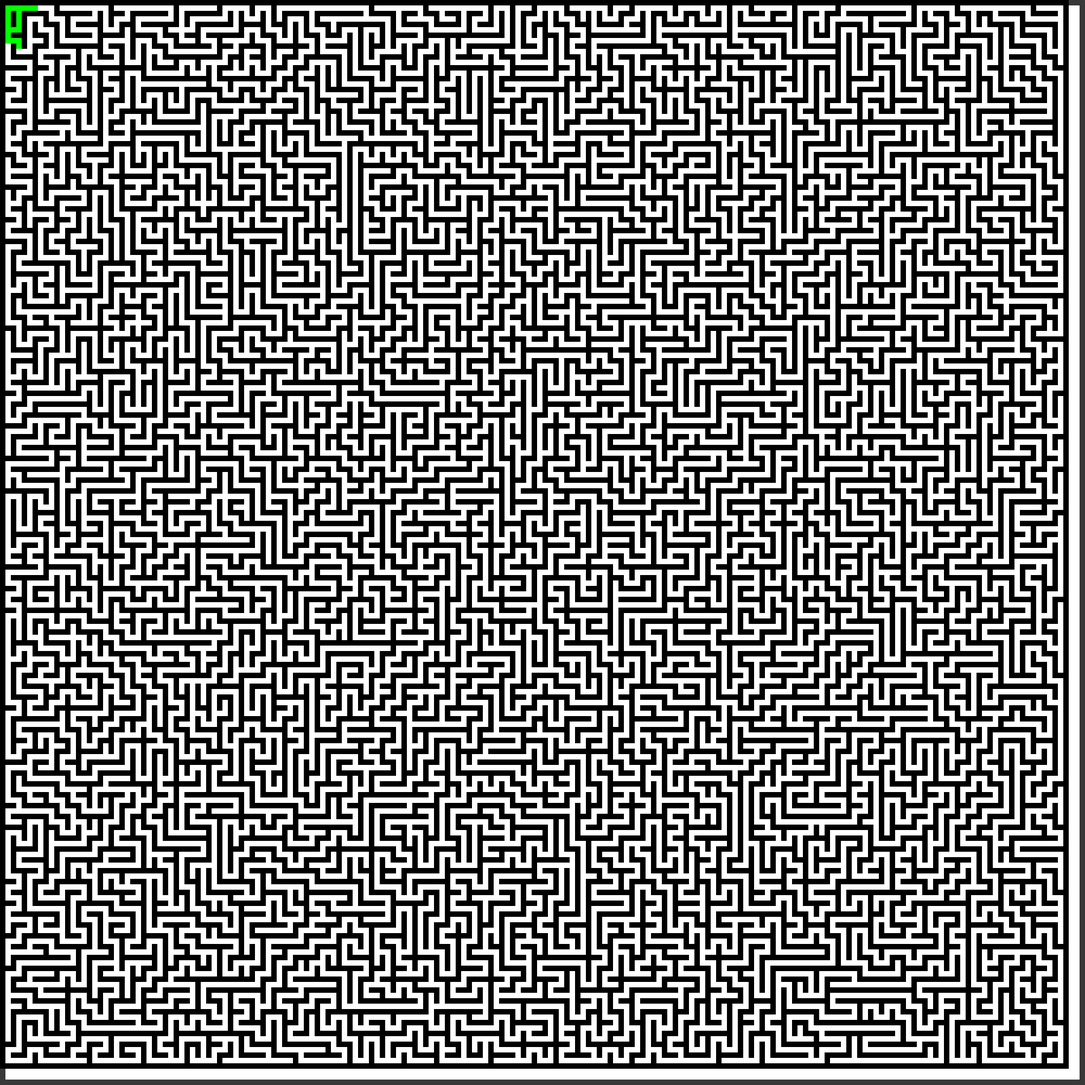
Frame 1 (no input)
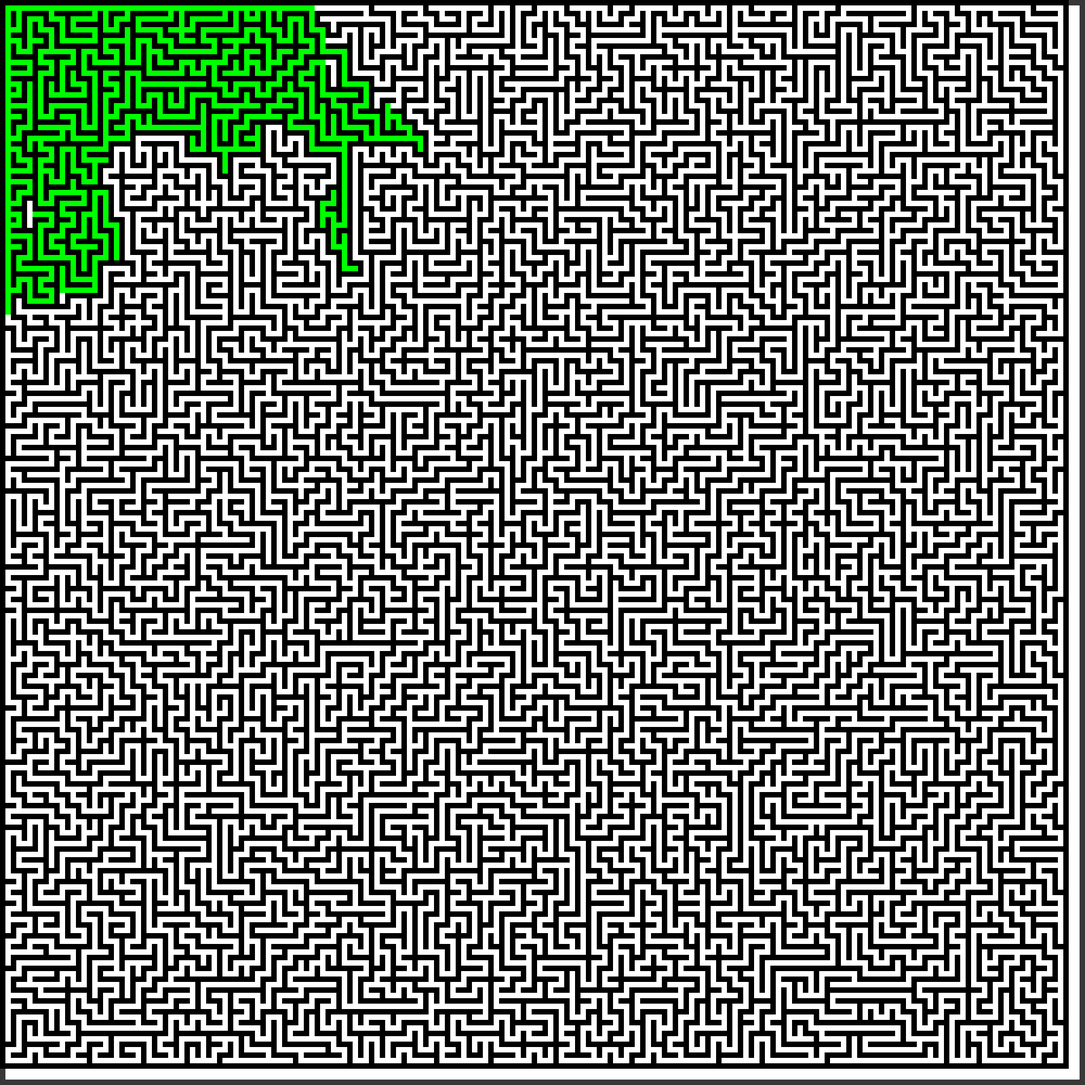
Frame 60 (no input)
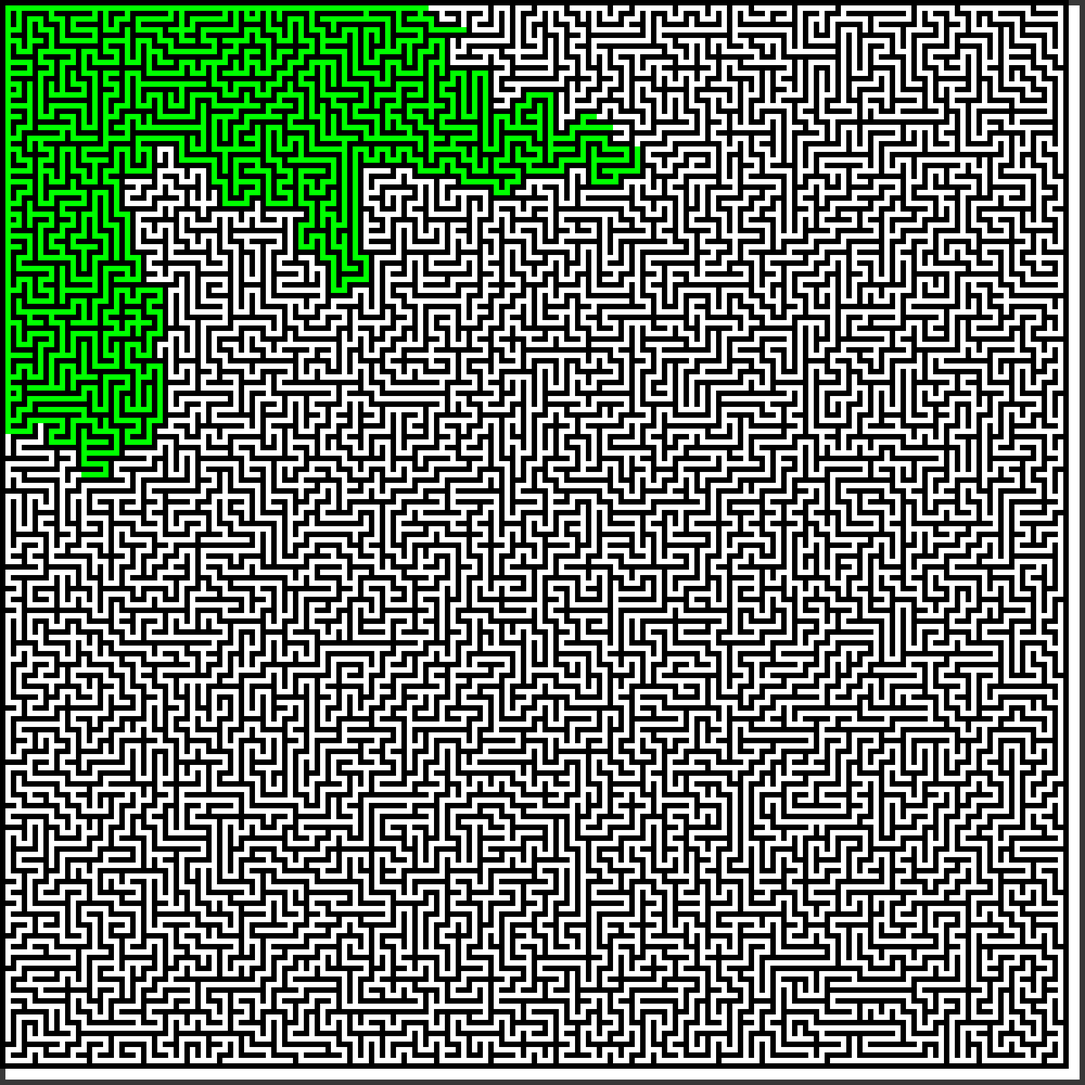
Frame 120 (the mouse pressed at the canvas centre since frame 60)

The p5.js sketch that drew these frames (run headless with seeded random() and noise() and a simulated clock; from frame 60 on, the mouse is pressed at the canvas centre):

// p5.js sketch
// ── sketch.js
let cells = []
let cellSize = 10
let W
let H

let start = [0, 0]
let end
let finish = false
let bestv = 100000;
let curr = [0, 0]
function setup() {
  createCanvas(2000, 2000);
  W = width/cellSize
  H = height/cellSize
  end = [(width-cellSize*3)/cellSize, (height-cellSize*3)/cellSize]
  end2 = [(width-cellSize*3)/cellSize-3, (height-cellSize*3)/cellSize-3]

  for (var x=cellSize;x<width-cellSize;x+=cellSize){

    let temp = []
    for (var y=cellSize;y<height-cellSize;y+=cellSize){
      temp.push(new Cell(x, y))
    }
    cells.push(temp)
  }

  cells[start[0]][start[1]].visitable = true

  for (var i=0;i<cells.length;i++){
    for (var j=0;j<cells[i].length;j++){
      cells[i][j].calculateCosts()

      if (random(0, 1) < 0.3){

      }
    }
  }

  background(56);
  showCells()
  fill(0, 0, 255)

  //----
  w = end[0]
  h = end[1]


  // initialize cells_
  for(let x=0; x<w; x++){
    cells_[x] = [];
    for(let y=0; y<h; y++){
      cells_[x][y] = new Cell_(x, y);
    }
  }
  // fix invalid neighbour indexing problem
  cells_[-1] = [];
  cells_[-2] = [];
  cells_[w] = [];
  cells_[w+1] = [];

  // initialize starting cell
  currCell = cells_[1][1];



  Maze()
  for (var i=0;i<cells.length;i++){
    for (var j=0;j<cells[i].length;j++){
      if (j==0){
        //cells[i][j].obstacle = true
      }
    }
  }
  cells[start[0]][start[1]].obstacle = false


}

function showCells(){
  for (var i=0;i<cells.length;i++){
    for (var j=0;j<cells[i].length;j++){
      cells[i][j].show()
    }
  }
}


function reconstruct(cameFrom, current){

}

function AStar(){
  let bestF = 10000000
  let bestIn = [0, 0]
  for (var i=0;i<cells.length;i++){
    for (var j=0;j<cells[i].length;j++){
      if (cells[i][j].visitable && !cells[i][j].expanded && !cells[i][j].obstacle){
        if (cells[i][j].f < bestF){
          bestF = cells[i][j].f
          bestIn = [i, j]
        }
      }

    }
  }
  let prev = []
  if (dist(end2[0], end2[1], bestIn[0], bestIn[1]) >= 2){
    cells[bestIn[0]][bestIn[1]].show()
    cells[bestIn[0]][bestIn[1]].visitable = false
    cells[bestIn[0]][bestIn[1]].expanded = true
    if (bestIn[0] > 0){
      if (!cells[bestIn[0]-1][bestIn[1]].expanded){
      cells[bestIn[0]-1][bestIn[1]].visitable = true

      cells[bestIn[0]-1][bestIn[1]].myPrev = bestIn
      }


    }
    if (bestIn[0] < (width-cellSize*3)/cellSize){
      if (!cells[bestIn[0]+1][bestIn[1]].expanded){
      cells[bestIn[0]+1][bestIn[1]].visitable = true

      cells[bestIn[0]+1][bestIn[1]].myPrev = bestIn
    }
    }

    if (bestIn[1] > 0){
      if (!cells[bestIn[0]][bestIn[1]-1].expanded){
      cells[bestIn[0]][bestIn[1]-1].visitable = true

      cells[bestIn[0]][bestIn[1]-1].myPrev = bestIn
    }
    }
    if (bestIn[1] < (height-cellSize*3)/cellSize){
      if (!cells[bestIn[0]][bestIn[1]+1].expanded){
      cells[bestIn[0]][bestIn[1]+1].visitable = true

      cells[bestIn[0]][bestIn[1]+1].myPrev = bestIn
    }
    }
    curr = bestIn

  }
  else{
    finish = true
  }



//   cells[bestIn[0]][bestIn[1]].visitable = false

//   cells[bestIn[0]][bestIn[1]+1].visitable = true
//   cells[bestIn[0]-1][bestIn[1]+1].visitable = true


}


function draw() {
  for (var i=0;i<20;i++){
    if (!finish){
      AStar()
    }
    else{
      let on = curr
      if (on != [0, 0]){

        fill(255, 255, 0)
        rect(cells[on[0]][on[1]].x, cells[on[0]][on[1]].y, cellSize, cellSize)
        //console.log(on, cells[on[0]][on[1]].myPrev)
        curr = cells[on[0]][on[1]].myPrev
      }
    }
  }

}



class Cell{
  constructor(x, y){
    this.x = x
    this.y = y
    this.expanded = false
    this.visitable = false;
    this.f = 0
    this.obstacle = false
    this.myPrev = []

  }

  show(){
    if (!this.visitable){
      fill(255, 255, 255)
    }
    else{
      fill(0, 255, 0)
    }
    if (this.obstacle){
      fill(0, 0, 0)
    }
    noStroke()
    rect(this.x, this.y, cellSize, cellSize)
  }


  calculateCosts(){
    let g = dist(cells[start[0]][start[1]].x, cells[start[0]][start[1]].y, this.x, this.y)
    let h = dist(cells[end[0]][end[1]].x, cells[end[0]][end[1]].y, this.x, this.y)
    this.f = g+h

  }


}

// ── maze.js
let cells_ = [];
let w;
let h;

let currCell;
let stack = [];

let done = false;

function Cell_(x, y){
  this.x = x;
  this.y = y;
  this.isWall = true;

  this.getRandomNeighbour = function(){
    let neighbours = [];

    let top = cells_[this.x][this.y-2]; //top
    let right = cells_[this.x+2][this.y]; //right
    let bottom = cells_[this.x][this.y+2]; //bottom
    let left = cells_[this.x-2][this.y]; //left

    if(top && top.isWall){ //top
      neighbours.push(top);
    }
    if(right && right.isWall){ //right
      neighbours.push(right);
    }
    if(bottom && bottom.isWall){ //bottom
      neighbours.push(bottom);
    }
    if(left && left.isWall){ //left
      neighbours.push(left);
    }

    if(neighbours.length > 0){
      let randomIndex = Math.floor(Math.random()*neighbours.length);
      let randomNeighbour = neighbours[randomIndex];
      return randomNeighbour;
    }else{
      return null;
    }
  }
}


function removeWalls(cell1, cell2){
  let x = (cell1.x + cell2.x) / 2;
  let y = (cell1.y + cell2.y) / 2;
  cells_[x][y].isWall = false;
}

function iterate(){
  currCell.isWall = false;

  let next = currCell.getRandomNeighbour();

  if(next){
    stack.push(currCell);

    removeWalls(currCell, next); // remove walls between cells_

    currCell = next;
  }else if(stack.length > 0){
    currCell = stack.pop();
  }else{
    console.log("DONE!");
    console.log("width = "+w+", height = "+h);
    let walls = []
    let points = []
    for(let x=0; x<w; x++){
    for(let y=0; y<h; y++){
      let cell = cells_[x][y];
      let drawX = cell.x * cellSize;
      let drawY = cell.y * cellSize;
      // draw cell
      if(cell == currCell && !done){
        fill(0, 255, 0);
      }else if(cell.isWall){
        fill(0);
        walls.push(cell)
      }
    }
  }
    //getWallCoordinates();
    done = true;
    for (var n=0;n<walls.length;n++){
      rect(walls[n].x*cellSize, walls[n].y*cellSize, cellSize, cellSize)
      for (var i=1;i<cells.length;i++){
        for (var j=1;j<cells[i].length;j++){
          if (cells[i][j].x == walls[n].x*cellSize && cells[i][j].y == walls[n].y*cellSize){
            //cells[i][j].obstacle = true
            cells[i][j].obstacle = true


          }
        }
      }
    }

    cells[0][0].obstacle = false
    cells[10][0].obstacle = false

  }


}

function getWallCoordinates(){
  let walls = [];
  for(let x=0; x<w; x++){
    for(let y=0; y<h; y++){
      let cell = cells_[x][y];
      if(cell.isWall){
        walls.push([cell.x, cell.y]);
      }
    }
  }

  let str = "[";
  for(let i=0; i<walls.length; i++){
    str += "[";
    str += walls[i][0];
    str += ",";
    str += walls[i][1];
    str += "], ";
  }
  str = str.substring(0, str.length-2);
  str += "]";
  console.log(str);

}

function Maze(){
  while(!done){
    for(let i=0; i<1000; i++){
      if(!done){
        iterate();
      }
    }
  }


}
